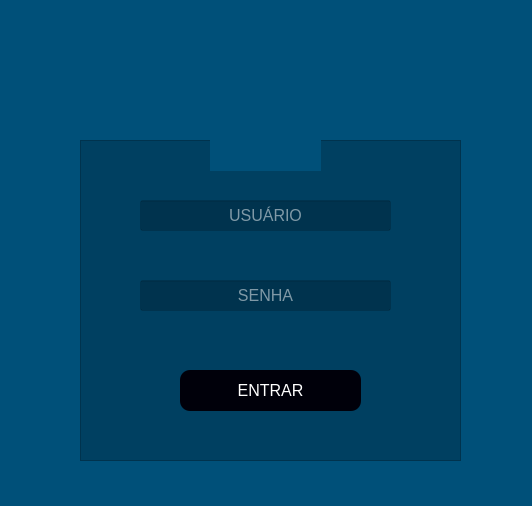
<?xml version="1.0" encoding="UTF-8"?>
<ui version="4.0">
 <class>Login</class>
 <widget class="QWidget" name="Login">
  <property name="geometry">
   <rect>
    <x>0</x>
    <y>0</y>
    <width>532</width>
    <height>506</height>
   </rect>
  </property>
  <property name="windowTitle">
   <string>Form</string>
  </property>
  <property name="styleSheet">
   <string notr="true">background-color: rgb(0, 80, 121);</string>
  </property>
  <widget class="QFrame" name="frame">
   <property name="geometry">
    <rect>
     <x>80</x>
     <y>140</y>
     <width>381</width>
     <height>321</height>
    </rect>
   </property>
   <property name="styleSheet">
    <string notr="true">background-color: rgba(0,0,0,0.2)</string>
   </property>
   <property name="frameShape">
    <enum>QFrame::StyledPanel</enum>
   </property>
   <property name="frameShadow">
    <enum>QFrame::Raised</enum>
   </property>
   <widget class="QLineEdit" name="txt_login">
    <property name="geometry">
     <rect>
      <x>60</x>
      <y>60</y>
      <width>251</width>
      <height>31</height>
     </rect>
    </property>
    <property name="styleSheet">
     <string notr="true">color:#fff; font-size: 16px;</string>
    </property>
    <property name="text">
     <string/>
    </property>
    <property name="alignment">
     <set>Qt::AlignCenter</set>
    </property>
    <property name="placeholderText">
     <string>USUÁRIO</string>
    </property>
   </widget>
   <widget class="QPushButton" name="btn_login">
    <property name="geometry">
     <rect>
      <x>100</x>
      <y>230</y>
      <width>181</width>
      <height>41</height>
     </rect>
    </property>
    <property name="cursor">
     <cursorShape>PointingHandCursor</cursorShape>
    </property>
    <property name="styleSheet">
     <string notr="true">QPushButton{color: rgb(255, 255, 255); border-radius: 10px; font-size: 16px; background-color:rgb(0, 0, 10);;}

QPushButton:hover{background-color: #fff; color:black}

</string>
    </property>
    <property name="text">
     <string>ENTRAR</string>
    </property>
   </widget>
   <widget class="QLineEdit" name="txt_password">
    <property name="geometry">
     <rect>
      <x>60</x>
      <y>140</y>
      <width>251</width>
      <height>31</height>
     </rect>
    </property>
    <property name="styleSheet">
     <string notr="true">color:#fff; font-size: 16px;</string>
    </property>
    <property name="text">
     <string/>
    </property>
    <property name="echoMode">
     <enum>QLineEdit::Password</enum>
    </property>
    <property name="alignment">
     <set>Qt::AlignCenter</set>
    </property>
    <property name="placeholderText">
     <string>SENHA</string>
    </property>
   </widget>
  </widget>
  <widget class="QLabel" name="label_2">
   <property name="geometry">
    <rect>
     <x>210</x>
     <y>70</y>
     <width>111</width>
     <height>101</height>
    </rect>
   </property>
   <property name="text">
    <string/>
   </property>
   <property name="pixmap">
    <pixmap>../Downloads/account_member_login_user_icon_220048.png</pixmap>
   </property>
   <property name="scaledContents">
    <bool>true</bool>
   </property>
  </widget>
 </widget>
 <tabstops>
  <tabstop>txt_login</tabstop>
  <tabstop>txt_password</tabstop>
  <tabstop>btn_login</tabstop>
 </tabstops>
 <resources/>
 <connections/>
</ui>
